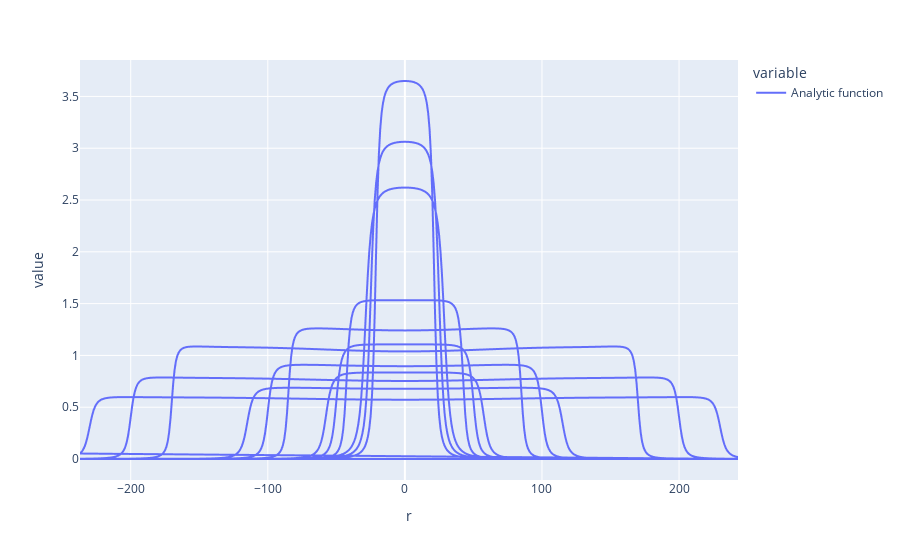

The code cell stored with this chart in its notebook:
### Code cell
MIXEDF0.set_index('r')[['Analytic function']].plot()

### Figure 1 — Plotly figure (JSON) as saved in the notebook; plotly's stock layout.template omitted (floating-point values rounded to 4 significant figures; data arrays with more than 128 entries replaced by an {"elided": "..."} marker saying what was removed)
{"data": [{"hovertemplate": "variable=Analytic function<br>r=%{x}<br>value=%{y}<extra></extra>", "legendgroup": "Analytic function", "line": {"color": "#636efa", "dash": "solid"}, "mode": "lines", "name": "Analytic function", "showlegend": true, "type": "scattergl", "x": {"elided": "5772 int values"}, "xaxis": "x", "y": {"elided": "5772 float values"}, "yaxis": "y"}], "layout": {"legend": {"title": {"text": "variable"}, "tracegroupgap": 0}, "margin": {"t": 60}, "xaxis": {"anchor": "y", "domain": [0, 1], "title": {"text": "r"}}, "yaxis": {"anchor": "x", "domain": [0, 1], "title": {"text": "value"}}}}
